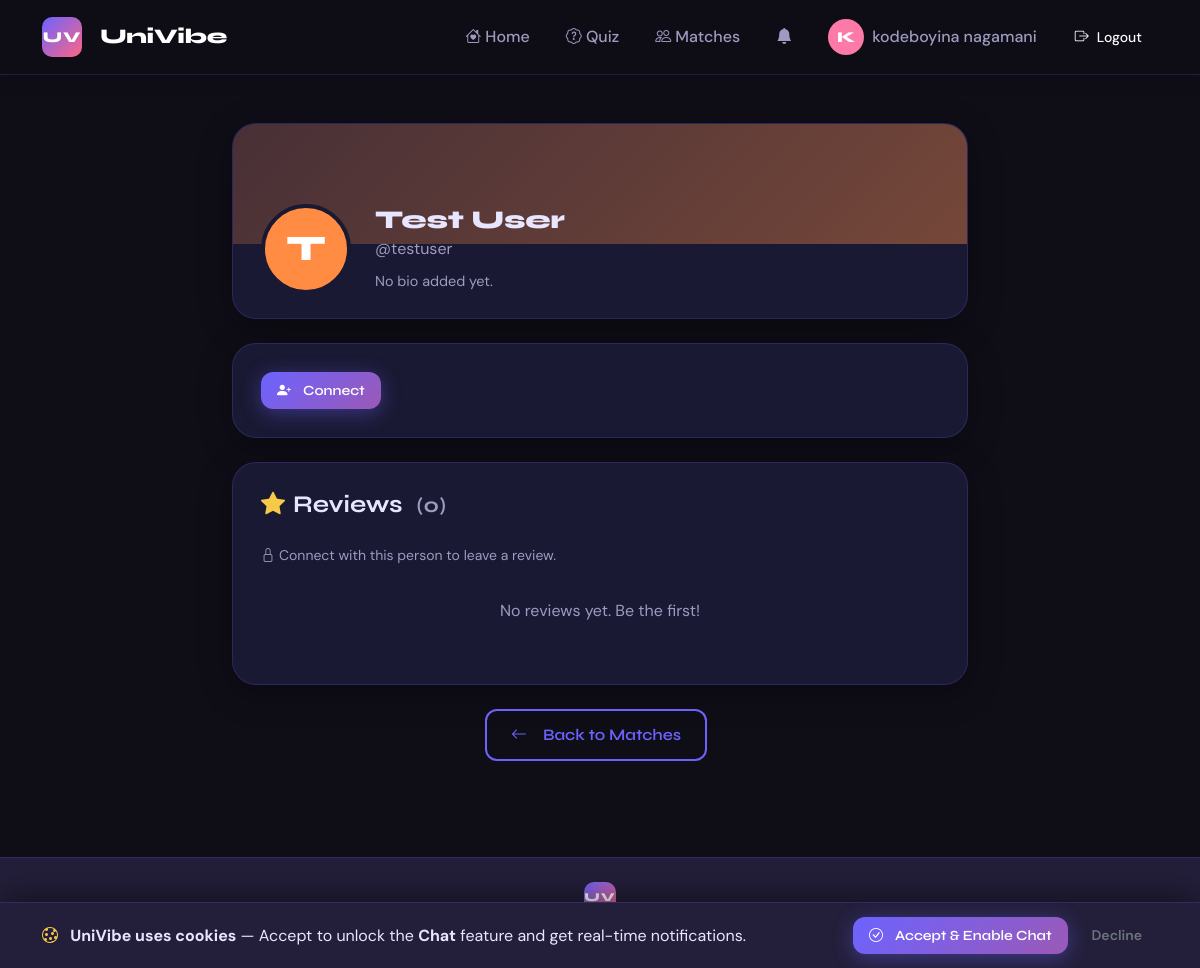
Screenshot of /profile/2 (signed in) with the database file from the repository.
### tables this page shows
CREATE TABLE users (
                id INTEGER PRIMARY KEY AUTOINCREMENT,
                username TEXT UNIQUE NOT NULL,
                email TEXT UNIQUE NOT NULL,
                password TEXT NOT NULL,
                full_name TEXT,
                bio TEXT,
                avatar_color TEXT,
                is_blacklisted INTEGER DEFAULT 0,
                created_at TEXT DEFAULT CURRENT_TIMESTAMP
            );

### app.py (the view)
@app.route('/profile/<int:uid>')
def profile(uid):
    if 'user_id' not in session:
        return redirect(url_for('enter'))
    me = session['user_id']
    conn = get_db()
    try:
        user = conn.execute('SELECT * FROM users WHERE id=?', (uid,)).fetchone()
        quiz_row = conn.execute('SELECT answers FROM quiz_answers WHERE user_id=?', (uid,)).fetchone()
        reviews = conn.execute(
            '''SELECT r.*, u.full_name, u.username, u.avatar_color
               FROM reviews r JOIN users u ON r.reviewer_id=u.id
               WHERE r.reviewed_id=? ORDER BY r.created_at DESC''', (uid,)
        ).fetchall()
        avg_rating = conn.execute('SELECT AVG(rating) as avg FROM reviews WHERE reviewed_id=?', (uid,)).fetchone()
        already_reviewed = conn.execute('SELECT id FROM reviews WHERE reviewer_id=? AND reviewed_id=?', (me, uid)).fetchone()
        conn_row = conn.execute(
            '''SELECT status, sender_id FROM connections
               WHERE (sender_id=? AND receiver_id=?) OR (sender_id=? AND receiver_id=?)''',
            (me, uid, uid, me)
        ).fetchone()
        is_blacklisted_row = conn.execute('SELECT id FROM blacklist WHERE user_id=?', (uid,)).fetchone()
    finally:
        conn.close()
    if not user:
        flash('User not found', 'danger')
        return redirect(url_for('dashboard'))
    answers = json.loads(quiz_row['answers']) if quiz_row else {}
    answer_map = {q['text']: {'icon': q['icon'], 'val': answers[str(q['id'])]}
                  for q in QUESTIONS if str(q['id']) in answers}
    connected = are_connected(me, uid)
    conn_status = conn_row['status'] if conn_row else None
    conn_direction = None
    if conn_row:
        conn_direction = 'sent' if conn_row['sender_id'] == me else 'received'
    unread = get_unread_count(me)
    avg = round(avg_rating['avg'], 1) if avg_rating and avg_rating['avg'] else None
    return render_template('profile.html', profile_user=user, answer_map=answer_map,
                           reviews=reviews, avg_rating=avg, already_reviewed=already_reviewed,
                           connected=connected, conn_status=conn_status, conn_direction=conn_direction,
                           is_blacklisted=is_blacklisted_row is not None,
                           unread=unread, cookie_accepted=has_cookie_consent(me))

### app.py (called while the page is built)
def get_db():
    conn = sqlite3.connect(DB_PATH, timeout=10.0)
    conn.row_factory = sqlite3.Row
    try:
        conn.execute('PRAGMA journal_mode=WAL')
    except sqlite3.OperationalError:
        pass
    return conn

def get_unread_count(user_id):
    conn = get_db()
    try:
        row = conn.execute('SELECT COUNT(*) as c FROM notifications WHERE user_id=? AND is_read=0', (user_id,)).fetchone()
        return row['c'] if row else 0
    finally:
        conn.close()

def are_connected(uid1, uid2):
    conn = get_db()
    try:
        row = conn.execute(
            '''SELECT id FROM connections
               WHERE ((sender_id=? AND receiver_id=?) OR (sender_id=? AND receiver_id=?))
               AND status="accepted"''',
            (uid1, uid2, uid2, uid1)
        ).fetchone()
        return row is not None
    finally:
        conn.close()

def has_cookie_consent(user_id):
    conn = get_db()
    try:
        row = conn.execute('SELECT id FROM cookie_consent WHERE user_id=?', (user_id,)).fetchone()
        return row is not None
    finally:
        conn.close()

### templates/profile.html (shortened to what this page needs)
{% extends "base.html" %}
{% block content %}
<div class="container py-5">
  <div class="row justify-content-center">
    <div class="col-lg-8">
      <div class="uv-card profile-hero mb-4">
        <div class="profile-cover" style="background: linear-gradient(135deg, {{ profile_user['avatar_color'] }}33, {{ profile_user['avatar_color'] }}66)"></div>
        <div class="profile-info">
          <div class="av-circle xxl" style="background:{{ profile_user['avatar_color'] }}">
            {{ (profile_user['full_name'] or profile_user['username'])[0].upper() }}
          </div>
          <div class="ms-4">
            <h2 class="profile-name mb-0">{{ profile_user['full_name'] or profile_user['username'] }}</h2>
            <span class="text-muted">@{{ profile_user['username'] }}</span>
            <p class="profile-bio mt-2 mb-0">{{ profile_user['bio'] or 'No bio added yet.' }}</p>
          </div>
        </div>
      </div>
      {% if profile_user['id'] != session.get('user_id') and not is_blacklisted %}
      <div class="uv-card mb-4">
        <div class="d-flex align-items-center justify-content-between flex-wrap gap-3">
          <div>
            {% if connected %}
              <span class="uv-badge" style="background:rgba(67,217,173,0.15);border-color:rgba(67,217,173,0.4);color:#43d9ad;">
                <i class="bi bi-check-circle-fill me-1"></i>Connected
              </span>
            {% elif conn_status == 'pending' and conn_direction == 'sent' %}
              <span class="uv-badge" style="background:rgba(247,201,72,0.15);border-color:rgba(247,201,72,0.4);color:var(--gold);">
                <i class="bi bi-hourglass-split me-1"></i>Request Sent
              </span>
            {% elif conn_status == 'pending' and conn_direction == 'received' %}
              <span class="uv-badge" style="color:#ff6584;border-color:rgba(255,101,132,0.4);">
                <i class="bi bi-person-plus me-1"></i>Wants to connect
              </span>
            {% else %}
              <form method="POST" action="{{ url_for('connect', uid=profile_user['id']) }}" style="display:inline">
                <button class="btn uv-btn-primary btn-sm">
                  <i class="bi bi-person-plus-fill me-1"></i>Connect
                </button>
              </form>
            {% endif %}
          </div>
        </div>
      </div>
      {% endif %}
      <div class="uv-card mb-4">
        <div class="d-flex align-items-center justify-content-between mb-4">
          <h4 class="mb-0"><i class="bi bi-star-fill me-2" style="color:var(--gold)"></i>Reviews
            <span class="text-muted small ms-2">({{ reviews|length }})</span>
          </h4>
        </div>
        {% if connected and not already_reviewed and profile_user['id'] != session.get('user_id') and not is_blacklisted %}
        <div class="review-form-box mb-4">
          <h6 class="mb-3"><i class="bi bi-pencil-square me-2"></i>Leave a Review</h6>
          <form method="POST" action="{{ url_for('submit_review', uid=profile_user['id']) }}">
            <div class="mb-3">
              <label class="uv-label">Rating</label>
              <div class="star-rating" id="starRating">
                {% for i in range(1,6) %}
                <span class="star" data-val="{{ i }}" onclick="setRating({{ i }})">★</span>
                {% endfor %}
              </div>
              <input type="hidden" name="rating" id="ratingInput" value="5"/>
            </div>
            <div class="mb-3">
              <label class="uv-label">Comment <span class="text-muted">(optional)</span></label>
              <textarea name="comment" class="form-control uv-input" rows="3"
                        placeholder="Share your experience connecting with this person..."></textarea>
            </div>
            <button type="submit" class="btn uv-btn-primary btn-sm px-4">
              <i class="bi bi-send me-1"></i>Submit Review
            </button>
          </form>
        </div>
        {% elif already_reviewed %}
        <div class="mb-3 text-muted small"><i class="bi bi-check-circle me-1" style="color:#43d9ad"></i>You've already reviewed this person.</div>
        {% elif not connected and profile_user['id'] != session.get('user_id') %}
        <div class="mb-3 text-muted small"><i class="bi bi-lock me-1"></i>Connect with this person to leave a review.</div>
        {% endif %}
        {% if reviews %}
          {% for r in reviews %}
          <div class="review-item">
            <div class="d-flex align-items-center gap-3 mb-2">
              <div class="av-circle" style="background:{{ r['avatar_color'] }}; width:38px;height:38px;font-size:14px;">
                {{ (r['full_name'] or r['username'])[0].upper() }}
              </div>
              <div>
                <strong>{{ r['full_name'] or r['username'] }}</strong>
                <div class="review-stars">
                  {% for i in range(r['rating']) %}<i class="bi bi-star-fill" style="color:var(--gold);font-size:0.8rem"></i>{% endfor %}
                  {% for i in range(5 - r['rating']) %}<i class="bi bi-star" style="color:var(--muted);font-size:0.8rem"></i>{% endfor %}
                  {% if r['rating'] <= 2 %}
                  <span class="ms-2" style="color:#ff6584;font-size:0.75rem;font-weight:600;">Bad Review</span>
                  {% endif %}
                </div>
              </div>
              <span class="ms-auto text-muted small">{{ r['created_at'][:10] }}</span>
            </div>
            {% if r['comment'] %}
            <p class="review-comment">{{ r['comment'] }}</p>
            {% endif %}
          </div>
          {% endfor %}
        {% else %}
          <p class="text-muted text-center py-3">No reviews yet. Be the first!</p>
        {% endif %}
      </div>
      <div class="text-center mt-4">
        <a href="{{ url_for('results') }}" class="btn uv-btn-outline me-2">
          <i class="bi bi-arrow-left me-2"></i>Back to Matches
        </a>
      </div>
    </div>
  </div>
</div>
{% endblock %}

### static/css/modern-style.css (style rules this page uses)
:root { --primary: #6c63ff; --primary-dark: #5a52d5; --primary-light: #8b84ff; --secondary: #ff6584; --success: #43d9ad; --warning: #f7c948; --danger: #ff6584; --info: #4ecdc4; --bg-primary: #0f0f1e; --bg-secondary: #1a1a2e; --bg-tertiary: #252541; --bg-light: #f8f9fa; --text-primary: #ffffff; --text-secondary: #b0b0c0; --text-tertiary: #8a8a9e; --border-color: #2a2a3e; --border-light: #3a3a4e; --shadow-sm: 0 2px 8px rgba(0, 0, 0, 0.1); --shadow-md: 0 4px 16px rgba(0, 0, 0, 0.15); --shadow-lg: 0 8px 32px rgba(0, 0, 0, 0.2); --shadow-xl: 0 16px 48px rgba(0, 0, 0, 0.25); --spacing-xs: 0.25rem; --spacing-sm: 0.5rem; --spacing-md: 1rem; --spacing-lg: 1.5rem; --spacing-xl: 2rem; --spacing-2xl: 3rem; --radius-sm: 0.375rem; --radius-md: 0.5rem; --radius-lg: 0.75rem; --radius-xl: 1rem; --radius-2xl: 1.5rem; --transition-fast: 150ms ease; --transition-base: 300ms ease; --transition-slow: 500ms ease; }
* { margin: 0; padding: 0; box-sizing: border-box; }
html { scroll-behavior: smooth; }
body { font-family: 'DM Sans', -apple-system, BlinkMacSystemFont, 'Segoe UI', sans-serif; background: linear-gradient(135deg, var(--bg-primary) 0%, var(--bg-secondary) 100%); color: var(--text-primary); line-height: 1.6; min-height: 100vh; overflow-x: hidden; }
h1, h2, h3, h4, h5, h6 { font-family: 'Syne', sans-serif; font-weight: 700; line-height: 1.2; margin-bottom: var(--spacing-md); }
h2 { font-size: 2.25rem; letter-spacing: -0.01em; }
h4 { font-size: 1.5rem; }
p { margin-bottom: var(--spacing-md); color: var(--text-secondary); }
a { color: var(--primary); text-decoration: none; transition: all var(--transition-base); }
.btn { display: inline-flex; align-items: center; justify-content: center; gap: var(--spacing-sm); padding: 0.75rem 1.5rem; font-size: 1rem; font-weight: 600; border: none; border-radius: var(--radius-lg); cursor: pointer; transition: all var(--transition-base); position: relative; overflow: hidden; white-space: nowrap; }
.btn::before { content: ''; position: absolute; top: 50%; left: 50%; width: 0; height: 0; border-radius: 50%; background: rgba(255, 255, 255, 0.2); transform: translate(-50%, -50%); transition: width var(--transition-slow), height var(--transition-slow); }
.btn-sm { padding: 0.5rem 1rem; font-size: 0.875rem; }
.text-center { text-align: center; }
.text-muted { color: var(--text-secondary); }
.mt-2 { margin-top: var(--spacing-md); }
.mt-4 { margin-top: var(--spacing-xl); }
.mb-3 { margin-bottom: var(--spacing-lg); }
.mb-4 { margin-bottom: var(--spacing-xl); }
.gap-3 { gap: var(--spacing-lg); }

### static/css/animations.css (style rules this page uses)
* { transition: background-color 0.3s ease, color 0.3s ease, border-color 0.3s ease; }
button, a, input, textarea, select { transition: all 0.3s ease; }
.btn { position: relative; overflow: hidden; transition: all 0.3s ease; }
.btn::before { content: ''; position: absolute; top: 50%; left: 50%; width: 0; height: 0; border-radius: 50%; background: rgba(255, 255, 255, 0.3); transform: translate(-50%, -50%); transition: width 0.6s, height 0.6s; }

### rows the page displays
users: full_name "T", full_name "Test User", username "testuser"

### other values shown
{{ (session.get('full_name') or session.get('username','?'))[0].upper() }} "K"
{{ session.get('full_name') or session.get('username') }} "kodeboyina nagamani"
{{ profile_user['bio'] or 'No bio added yet.' }} "No bio added yet."
{{ reviews|length }} "0"
